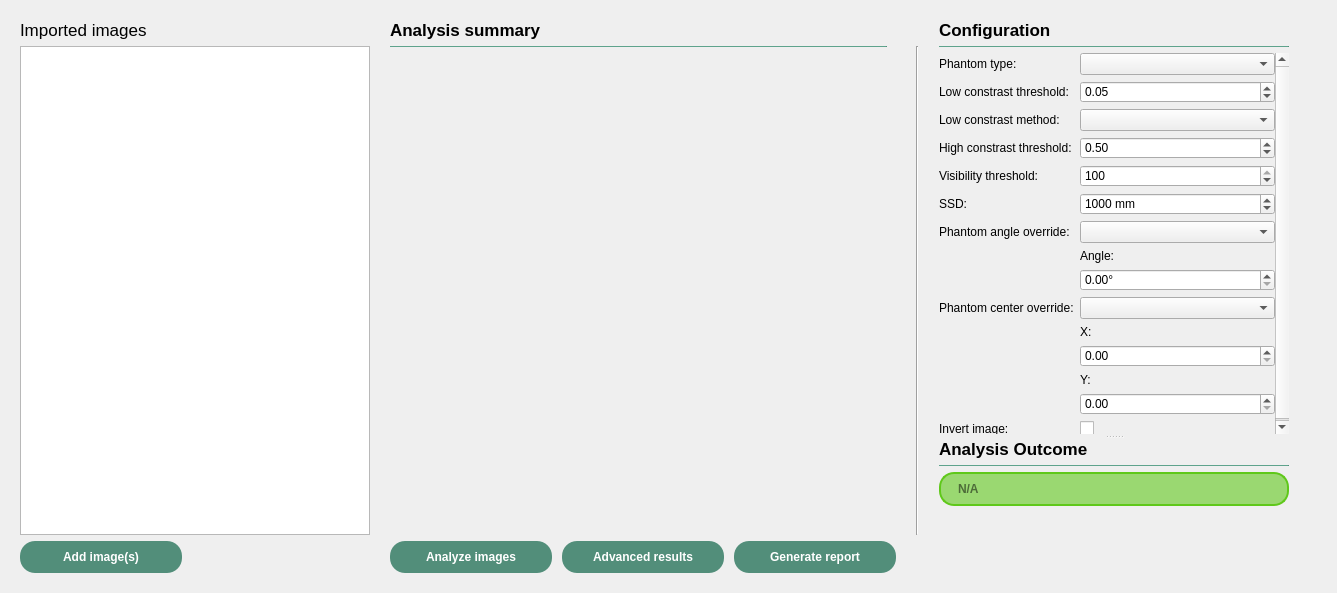
<?xml version="1.0" encoding="UTF-8"?>
<ui version="4.0">
 <class>QPlanarImagingWorksheet</class>
 <widget class="QWidget" name="QPlanarImagingWorksheet">
  <property name="geometry">
   <rect>
    <x>0</x>
    <y>0</y>
    <width>1337</width>
    <height>593</height>
   </rect>
  </property>
  <layout class="QVBoxLayout" name="verticalLayout">
   <item>
    <widget class="QStackedWidget" name="stackedWidget">
     <property name="sizePolicy">
      <sizepolicy hsizetype="Preferred" vsizetype="Preferred">
       <horstretch>0</horstretch>
       <verstretch>0</verstretch>
      </sizepolicy>
     </property>
     <property name="currentIndex">
      <number>0</number>
     </property>
     <widget class="QWidget" name="analysisPage">
      <layout class="QGridLayout" name="gridLayout">
       <property name="horizontalSpacing">
        <number>20</number>
       </property>
       <item row="1" column="3">
        <widget class="QFrame" name="frame_2">
         <property name="sizePolicy">
          <sizepolicy hsizetype="Minimum" vsizetype="Expanding">
           <horstretch>0</horstretch>
           <verstretch>0</verstretch>
          </sizepolicy>
         </property>
         <layout class="QVBoxLayout" name="verticalLayout_4">
          <property name="leftMargin">
           <number>0</number>
          </property>
          <property name="topMargin">
           <number>0</number>
          </property>
          <property name="rightMargin">
           <number>0</number>
          </property>
          <item>
           <widget class="Line" name="line">
            <property name="minimumSize">
             <size>
              <width>350</width>
              <height>0</height>
             </size>
            </property>
            <property name="maximumSize">
             <size>
              <width>16777215</width>
              <height>1</height>
             </size>
            </property>
            <property name="styleSheet">
             <string notr="true">background-color: rgb(82, 142, 122)</string>
            </property>
            <property name="orientation">
             <enum>Qt::Horizontal</enum>
            </property>
           </widget>
          </item>
          <item>
           <widget class="QSplitter" name="splitter">
            <property name="sizePolicy">
             <sizepolicy hsizetype="Fixed" vsizetype="Expanding">
              <horstretch>0</horstretch>
              <verstretch>0</verstretch>
             </sizepolicy>
            </property>
            <property name="minimumSize">
             <size>
              <width>350</width>
              <height>0</height>
             </size>
            </property>
            <property name="orientation">
             <enum>Qt::Vertical</enum>
            </property>
            <property name="opaqueResize">
             <bool>true</bool>
            </property>
            <property name="handleWidth">
             <number>5</number>
            </property>
            <property name="childrenCollapsible">
             <bool>false</bool>
            </property>
            <widget class="QFrame" name="configFrame">
             <property name="sizePolicy">
              <sizepolicy hsizetype="Preferred" vsizetype="Expanding">
               <horstretch>0</horstretch>
               <verstretch>0</verstretch>
              </sizepolicy>
             </property>
             <property name="frameShape">
              <enum>QFrame::NoFrame</enum>
             </property>
             <layout class="QVBoxLayout" name="verticalLayout_2">
              <property name="spacing">
               <number>0</number>
              </property>
              <property name="leftMargin">
               <number>0</number>
              </property>
              <property name="topMargin">
               <number>0</number>
              </property>
              <property name="rightMargin">
               <number>0</number>
              </property>
              <property name="bottomMargin">
               <number>0</number>
              </property>
              <item>
               <widget class="QScrollArea" name="configScrollArea">
                <property name="sizePolicy">
                 <sizepolicy hsizetype="Preferred" vsizetype="Expanding">
                  <horstretch>0</horstretch>
                  <verstretch>0</verstretch>
                 </sizepolicy>
                </property>
                <property name="styleSheet">
                 <string notr="true">QScrollArea#configScrollArea{
background-color: transparent
}</string>
                </property>
                <property name="frameShape">
                 <enum>QFrame::NoFrame</enum>
                </property>
                <property name="widgetResizable">
                 <bool>true</bool>
                </property>
                <widget class="QWidget" name="scrollAreaWidgetContents">
                 <property name="geometry">
                  <rect>
                   <x>0</x>
                   <y>0</y>
                   <width>336</width>
                   <height>396</height>
                  </rect>
                 </property>
                 <property name="sizePolicy">
                  <sizepolicy hsizetype="Preferred" vsizetype="Expanding">
                   <horstretch>0</horstretch>
                   <verstretch>0</verstretch>
                  </sizepolicy>
                 </property>
                 <property name="styleSheet">
                  <string notr="true">QWidget#scrollAreaWidgetContents {
	background-color: transparent
}</string>
                 </property>
                 <layout class="QVBoxLayout" name="verticalLayout_5">
                  <property name="spacing">
                   <number>0</number>
                  </property>
                  <property name="leftMargin">
                   <number>0</number>
                  </property>
                  <property name="topMargin">
                   <number>0</number>
                  </property>
                  <property name="rightMargin">
                   <number>0</number>
                  </property>
                  <property name="bottomMargin">
                   <number>0</number>
                  </property>
                  <item>
                   <widget class="QFrame" name="frame_3">
                    <property name="sizePolicy">
                     <sizepolicy hsizetype="Preferred" vsizetype="Expanding">
                      <horstretch>0</horstretch>
                      <verstretch>0</verstretch>
                     </sizepolicy>
                    </property>
                    <layout class="QVBoxLayout" name="verticalLayout_6">
                     <property name="leftMargin">
                      <number>0</number>
                     </property>
                     <property name="topMargin">
                      <number>0</number>
                     </property>
                     <property name="rightMargin">
                      <number>0</number>
                     </property>
                     <property name="bottomMargin">
                      <number>0</number>
                     </property>
                     <item>
                      <layout class="QFormLayout" name="configFormLayout">
                       <item row="0" column="0">
                        <widget class="QLabel" name="phantomTypeLabel">
                         <property name="text">
                          <string>Phantom type:</string>
                         </property>
                        </widget>
                       </item>
                       <item row="0" column="1">
                        <widget class="QComboBox" name="phantomTypeCB"/>
                       </item>
                       <item row="1" column="0">
                        <widget class="QLabel" name="lConstrastThresholdLabel">
                         <property name="text">
                          <string>Low constrast threshold:</string>
                         </property>
                        </widget>
                       </item>
                       <item row="1" column="1">
                        <widget class="QDoubleSpinBox" name="lConstrastThresholdDSB">
                         <property name="maximum">
                          <double>1.000000000000000</double>
                         </property>
                         <property name="singleStep">
                          <double>0.010000000000000</double>
                         </property>
                         <property name="value">
                          <double>0.050000000000000</double>
                         </property>
                        </widget>
                       </item>
                       <item row="2" column="0">
                        <widget class="QLabel" name="lConstrastMethodLabel">
                         <property name="text">
                          <string>Low constrast method:</string>
                         </property>
                        </widget>
                       </item>
                       <item row="2" column="1">
                        <widget class="QComboBox" name="lConstrastMethodCB">
                         <property name="sizePolicy">
                          <sizepolicy hsizetype="Minimum" vsizetype="Fixed">
                           <horstretch>0</horstretch>
                           <verstretch>0</verstretch>
                          </sizepolicy>
                         </property>
                        </widget>
                       </item>
                       <item row="3" column="0">
                        <widget class="QLabel" name="hConstrastThresholdLabel">
                         <property name="text">
                          <string>High constrast threshold:</string>
                         </property>
                        </widget>
                       </item>
                       <item row="3" column="1">
                        <widget class="QDoubleSpinBox" name="hConstrastThresholdDSB">
                         <property name="maximum">
                          <double>1.000000000000000</double>
                         </property>
                         <property name="singleStep">
                          <double>0.100000000000000</double>
                         </property>
                         <property name="value">
                          <double>0.500000000000000</double>
                         </property>
                        </widget>
                       </item>
                       <item row="4" column="0">
                        <widget class="QLabel" name="visThresholdLabel">
                         <property name="text">
                          <string>Visibility threshold:</string>
                         </property>
                        </widget>
                       </item>
                       <item row="4" column="1">
                        <widget class="QDoubleSpinBox" name="visThresholdDSB">
                         <property name="suffix">
                          <string/>
                         </property>
                         <property name="decimals">
                          <number>0</number>
                         </property>
                         <property name="value">
                          <double>100.000000000000000</double>
                         </property>
                        </widget>
                       </item>
                       <item row="5" column="0">
                        <widget class="QLabel" name="sSDLabel">
                         <property name="text">
                          <string>SSD:</string>
                         </property>
                        </widget>
                       </item>
                       <item row="5" column="1">
                        <widget class="QDoubleSpinBox" name="sSDDSB">
                         <property name="suffix">
                          <string> mm</string>
                         </property>
                         <property name="decimals">
                          <number>0</number>
                         </property>
                         <property name="minimum">
                          <double>1.000000000000000</double>
                         </property>
                         <property name="maximum">
                          <double>3000.000000000000000</double>
                         </property>
                         <property name="value">
                          <double>1000.000000000000000</double>
                         </property>
                        </widget>
                       </item>
                       <item row="6" column="0">
                        <widget class="QLabel" name="phantomAngleOverrLabel">
                         <property name="text">
                          <string>Phantom angle override:</string>
                         </property>
                        </widget>
                       </item>
                       <item row="6" column="1">
                        <widget class="QComboBox" name="phantomAngleOverrCB">
                         <property name="sizePolicy">
                          <sizepolicy hsizetype="Minimum" vsizetype="Fixed">
                           <horstretch>0</horstretch>
                           <verstretch>0</verstretch>
                          </sizepolicy>
                         </property>
                        </widget>
                       </item>
                       <item row="7" column="1">
                        <layout class="QVBoxLayout" name="phantomAngleConfigVL">
                         <item>
                          <widget class="QLabel" name="phantomAngleLabel">
                           <property name="sizePolicy">
                            <sizepolicy hsizetype="Minimum" vsizetype="Preferred">
                             <horstretch>0</horstretch>
                             <verstretch>0</verstretch>
                            </sizepolicy>
                           </property>
                           <property name="text">
                            <string>Angle:</string>
                           </property>
                          </widget>
                         </item>
                         <item>
                          <widget class="QDoubleSpinBox" name="phantomAngleDSB">
                           <property name="suffix">
                            <string>°</string>
                           </property>
                           <property name="maximum">
                            <double>359.990000000000009</double>
                           </property>
                          </widget>
                         </item>
                        </layout>
                       </item>
                       <item row="8" column="0">
                        <widget class="QLabel" name="phantomCenterOverrLabel">
                         <property name="text">
                          <string>Phantom center override:</string>
                         </property>
                        </widget>
                       </item>
                       <item row="8" column="1">
                        <widget class="QComboBox" name="phantomCenterOverrCB">
                         <property name="sizePolicy">
                          <sizepolicy hsizetype="Minimum" vsizetype="Fixed">
                           <horstretch>0</horstretch>
                           <verstretch>0</verstretch>
                          </sizepolicy>
                         </property>
                        </widget>
                       </item>
                       <item row="9" column="1">
                        <layout class="QVBoxLayout" name="phantomCenterConfigVL">
                         <item>
                          <widget class="QLabel" name="xCenterLabel">
                           <property name="sizePolicy">
                            <sizepolicy hsizetype="Minimum" vsizetype="Preferred">
                             <horstretch>0</horstretch>
                             <verstretch>0</verstretch>
                            </sizepolicy>
                           </property>
                           <property name="text">
                            <string>X:</string>
                           </property>
                          </widget>
                         </item>
                         <item>
                          <widget class="QDoubleSpinBox" name="xCenterDSB">
                           <property name="maximum">
                            <double>1000.000000000000000</double>
                           </property>
                          </widget>
                         </item>
                         <item>
                          <widget class="QLabel" name="yCenterLabel">
                           <property name="sizePolicy">
                            <sizepolicy hsizetype="Minimum" vsizetype="Preferred">
                             <horstretch>0</horstretch>
                             <verstretch>0</verstretch>
                            </sizepolicy>
                           </property>
                           <property name="text">
                            <string>Y:</string>
                           </property>
                          </widget>
                         </item>
                         <item>
                          <widget class="QDoubleSpinBox" name="yCenterDSB">
                           <property name="maximum">
                            <double>1000.000000000000000</double>
                           </property>
                          </widget>
                         </item>
                        </layout>
                       </item>
                       <item row="10" column="1">
                        <widget class="QCheckBox" name="invertImageCheckB"/>
                       </item>
                       <item row="10" column="0">
                        <widget class="QLabel" name="invertImageLabel">
                         <property name="text">
                          <string>Invert image:</string>
                         </property>
                        </widget>
                       </item>
                      </layout>
                     </item>
                    </layout>
                   </widget>
                  </item>
                 </layout>
                </widget>
               </widget>
              </item>
             </layout>
            </widget>
            <widget class="QFrame" name="outcomeFrame">
             <property name="sizePolicy">
              <sizepolicy hsizetype="Preferred" vsizetype="Expanding">
               <horstretch>0</horstretch>
               <verstretch>0</verstretch>
              </sizepolicy>
             </property>
             <property name="frameShape">
              <enum>QFrame::NoFrame</enum>
             </property>
             <property name="frameShadow">
              <enum>QFrame::Raised</enum>
             </property>
             <layout class="QVBoxLayout" name="verticalLayout_7">
              <property name="leftMargin">
               <number>0</number>
              </property>
              <property name="topMargin">
               <number>0</number>
              </property>
              <property name="rightMargin">
               <number>0</number>
              </property>
              <property name="bottomMargin">
               <number>0</number>
              </property>
              <item>
               <widget class="QLabel" name="label_2">
                <property name="font">
                 <font>
                  <pointsize>13</pointsize>
                 </font>
                </property>
                <property name="text">
                 <string>&lt;html&gt;&lt;head/&gt;&lt;body&gt;&lt;p&gt;&lt;span style=&quot; font-weight:700;&quot;&gt;Analysis Outcome&lt;/span&gt;&lt;/p&gt;&lt;/body&gt;&lt;/html&gt;</string>
                </property>
               </widget>
              </item>
              <item>
               <widget class="Line" name="line_3">
                <property name="maximumSize">
                 <size>
                  <width>16777215</width>
                  <height>1</height>
                 </size>
                </property>
                <property name="styleSheet">
                 <string notr="true">background-color: rgb(82, 142, 122)</string>
                </property>
                <property name="orientation">
                 <enum>Qt::Horizontal</enum>
                </property>
               </widget>
              </item>
              <item>
               <widget class="QLineEdit" name="outcomeLE">
                <property name="sizePolicy">
                 <sizepolicy hsizetype="Expanding" vsizetype="Fixed">
                  <horstretch>0</horstretch>
                  <verstretch>0</verstretch>
                 </sizepolicy>
                </property>
                <property name="minimumSize">
                 <size>
                  <width>250</width>
                  <height>0</height>
                 </size>
                </property>
                <property name="contextMenuPolicy">
                 <enum>Qt::NoContextMenu</enum>
                </property>
                <property name="styleSheet">
                 <string notr="true">border-color: rgb(95, 200, 26);
border-radius: 15px;
border-style: solid;
border-width: 2px;
background-color: rgba(95, 200, 26,150);
padding-left: 15px;
height: 30px;
font-weight: bold;

</string>
                </property>
                <property name="readOnly">
                 <bool>true</bool>
                </property>
                <property name="placeholderText">
                 <string>N/A</string>
                </property>
               </widget>
              </item>
              <item>
               <spacer name="verticalSpacer">
                <property name="orientation">
                 <enum>Qt::Vertical</enum>
                </property>
                <property name="sizeHint" stdset="0">
                 <size>
                  <width>20</width>
                  <height>10</height>
                 </size>
                </property>
               </spacer>
              </item>
             </layout>
            </widget>
           </widget>
          </item>
         </layout>
        </widget>
       </item>
       <item row="2" column="1">
        <layout class="QHBoxLayout" name="mainActionsHL">
         <property name="spacing">
          <number>10</number>
         </property>
         <item alignment="Qt::AlignLeft">
          <widget class="QPushButton" name="analyzeBtn">
           <property name="sizePolicy">
            <sizepolicy hsizetype="Preferred" vsizetype="Fixed">
             <horstretch>0</horstretch>
             <verstretch>0</verstretch>
            </sizepolicy>
           </property>
           <property name="styleSheet">
            <string notr="true">QPushButton {
	background-color: rgb(82, 142, 122);
    min-width: 150px;
	min-height:20px;
    padding: 6px;
	border-radius: 15px;
	color: white;
	font: bold;
}

QPushButton:pressed {
	background-color: rgb(52, 91, 78);
}

QPushButton:!enabled{
	background-color: rgba(52, 91, 78, 50);
	color: rgba(255,255,255,100)
}</string>
           </property>
           <property name="text">
            <string>Analyze images</string>
           </property>
          </widget>
         </item>
         <item>
          <widget class="QPushButton" name="advancedViewBtn">
           <property name="sizePolicy">
            <sizepolicy hsizetype="Preferred" vsizetype="Fixed">
             <horstretch>0</horstretch>
             <verstretch>0</verstretch>
            </sizepolicy>
           </property>
           <property name="styleSheet">
            <string notr="true">QPushButton {
	background-color: rgb(82, 142, 122);
    min-width: 150px;
	min-height:20px;
    padding: 6px;
	border-radius: 15px;
	color: white;
	font: bold;
}

QPushButton:pressed {
	background-color: rgb(52, 91, 78);
}

QPushButton:!enabled{
	background-color: rgba(52, 91, 78, 50);
	color: rgba(255,255,255,100)
}</string>
           </property>
           <property name="text">
            <string>Advanced results</string>
           </property>
          </widget>
         </item>
         <item alignment="Qt::AlignLeft">
          <widget class="QPushButton" name="genReportBtn">
           <property name="sizePolicy">
            <sizepolicy hsizetype="Preferred" vsizetype="Fixed">
             <horstretch>0</horstretch>
             <verstretch>0</verstretch>
            </sizepolicy>
           </property>
           <property name="styleSheet">
            <string notr="true">QPushButton {
	background-color: rgb(82, 142, 122);
    min-width: 150px;
	min-height:20px;
    padding: 6px;
	border-radius: 15px;
	color: white;
	font: bold;
}

QPushButton:pressed {
	background-color: rgb(52, 91, 78);
}

QPushButton:!enabled{
	background-color: rgba(52, 91, 78, 50);
	color: rgba(255,255,255,100)
}</string>
           </property>
           <property name="text">
            <string>Generate report</string>
           </property>
          </widget>
         </item>
         <item>
          <spacer name="horizontalSpacer">
           <property name="orientation">
            <enum>Qt::Horizontal</enum>
           </property>
           <property name="sizeHint" stdset="0">
            <size>
             <width>10</width>
             <height>20</height>
            </size>
           </property>
          </spacer>
         </item>
        </layout>
       </item>
       <item row="1" column="1">
        <widget class="QFrame" name="frame">
         <property name="sizePolicy">
          <sizepolicy hsizetype="Expanding" vsizetype="Preferred">
           <horstretch>0</horstretch>
           <verstretch>0</verstretch>
          </sizepolicy>
         </property>
         <property name="frameShape">
          <enum>QFrame::NoFrame</enum>
         </property>
         <property name="frameShadow">
          <enum>QFrame::Plain</enum>
         </property>
         <layout class="QVBoxLayout" name="verticalLayout_3">
          <property name="leftMargin">
           <number>0</number>
          </property>
          <property name="topMargin">
           <number>0</number>
          </property>
          <item>
           <widget class="Line" name="analysisSummaryLabel">
            <property name="sizePolicy">
             <sizepolicy hsizetype="MinimumExpanding" vsizetype="Fixed">
              <horstretch>0</horstretch>
              <verstretch>0</verstretch>
             </sizepolicy>
            </property>
            <property name="maximumSize">
             <size>
              <width>16777215</width>
              <height>1</height>
             </size>
            </property>
            <property name="styleSheet">
             <string notr="true">background-color: rgb(82, 142, 122)</string>
            </property>
            <property name="orientation">
             <enum>Qt::Horizontal</enum>
            </property>
           </widget>
          </item>
          <item>
           <spacer name="buttonSpacer">
            <property name="orientation">
             <enum>Qt::Vertical</enum>
            </property>
            <property name="sizeType">
             <enum>QSizePolicy::Fixed</enum>
            </property>
            <property name="sizeHint" stdset="0">
             <size>
              <width>20</width>
              <height>10</height>
             </size>
            </property>
           </spacer>
          </item>
          <item>
           <layout class="QVBoxLayout" name="analysisInfoVL"/>
          </item>
          <item>
           <spacer name="verticalSpacer_4">
            <property name="orientation">
             <enum>Qt::Vertical</enum>
            </property>
            <property name="sizeType">
             <enum>QSizePolicy::MinimumExpanding</enum>
            </property>
            <property name="sizeHint" stdset="0">
             <size>
              <width>20</width>
              <height>40</height>
             </size>
            </property>
           </spacer>
          </item>
         </layout>
        </widget>
       </item>
       <item row="0" column="0">
        <widget class="QLabel" name="importedImgLabel">
         <property name="font">
          <font>
           <pointsize>13</pointsize>
          </font>
         </property>
         <property name="text">
          <string>Imported images</string>
         </property>
        </widget>
       </item>
       <item row="1" column="4">
        <spacer name="horizontalSpacer_3">
         <property name="orientation">
          <enum>Qt::Horizontal</enum>
         </property>
         <property name="sizeType">
          <enum>QSizePolicy::Preferred</enum>
         </property>
         <property name="sizeHint" stdset="0">
          <size>
           <width>40</width>
           <height>20</height>
          </size>
         </property>
        </spacer>
       </item>
       <item row="0" column="3">
        <layout class="QHBoxLayout" name="horizontalLayout_3">
         <item alignment="Qt::AlignLeft">
          <widget class="QLabel" name="label">
           <property name="sizePolicy">
            <sizepolicy hsizetype="Expanding" vsizetype="Preferred">
             <horstretch>0</horstretch>
             <verstretch>0</verstretch>
            </sizepolicy>
           </property>
           <property name="font">
            <font>
             <pointsize>13</pointsize>
            </font>
           </property>
           <property name="text">
            <string>&lt;html&gt;&lt;head/&gt;&lt;body&gt;&lt;p&gt;&lt;span style=&quot; font-weight:700;&quot;&gt;Configuration&lt;/span&gt;&lt;/p&gt;&lt;/body&gt;&lt;/html&gt;</string>
           </property>
          </widget>
         </item>
        </layout>
       </item>
       <item row="0" column="1">
        <layout class="QHBoxLayout" name="horizontalLayout_2">
         <item>
          <widget class="QLabel" name="analysisSumLabel">
           <property name="sizePolicy">
            <sizepolicy hsizetype="Expanding" vsizetype="Fixed">
             <horstretch>0</horstretch>
             <verstretch>0</verstretch>
            </sizepolicy>
           </property>
           <property name="font">
            <font>
             <pointsize>13</pointsize>
            </font>
           </property>
           <property name="text">
            <string>&lt;html&gt;&lt;head/&gt;&lt;body&gt;&lt;p&gt;&lt;span style=&quot; font-weight:700;&quot;&gt;Analysis summary&lt;/span&gt;&lt;/p&gt;&lt;/body&gt;&lt;/html&gt;</string>
           </property>
          </widget>
         </item>
        </layout>
       </item>
       <item row="1" column="0">
        <widget class="QListWidget" name="imageListWidget">
         <property name="sizePolicy">
          <sizepolicy hsizetype="Expanding" vsizetype="Expanding">
           <horstretch>0</horstretch>
           <verstretch>0</verstretch>
          </sizepolicy>
         </property>
         <property name="minimumSize">
          <size>
           <width>350</width>
           <height>0</height>
          </size>
         </property>
         <property name="dragDropMode">
          <enum>QAbstractItemView::DragDrop</enum>
         </property>
         <property name="defaultDropAction">
          <enum>Qt::MoveAction</enum>
         </property>
         <property name="alternatingRowColors">
          <bool>true</bool>
         </property>
        </widget>
       </item>
       <item row="2" column="0" alignment="Qt::AlignVCenter">
        <widget class="QPushButton" name="addImgBtn">
         <property name="sizePolicy">
          <sizepolicy hsizetype="Fixed" vsizetype="Fixed">
           <horstretch>0</horstretch>
           <verstretch>0</verstretch>
          </sizepolicy>
         </property>
         <property name="styleSheet">
          <string notr="true">QPushButton {
	background-color: rgb(82, 142, 122);
    min-width: 150px;
	min-height:20px;
    padding: 6px;
	border-radius: 15px;
	color: white;
	font: bold;
}

QPushButton:pressed {
	background-color: rgb(52, 91, 78);
}

QPushButton:!enabled{
	background-color: rgba(52, 91, 78, 50);
	color: rgba(255,255,255,100)
}</string>
         </property>
         <property name="text">
          <string>Add image(s)</string>
         </property>
         <property name="autoDefault">
          <bool>false</bool>
         </property>
        </widget>
       </item>
       <item row="1" column="2">
        <widget class="Line" name="line_2">
         <property name="orientation">
          <enum>Qt::Vertical</enum>
         </property>
        </widget>
       </item>
      </layout>
     </widget>
    </widget>
   </item>
  </layout>
 </widget>
 <resources/>
 <connections/>
</ui>
